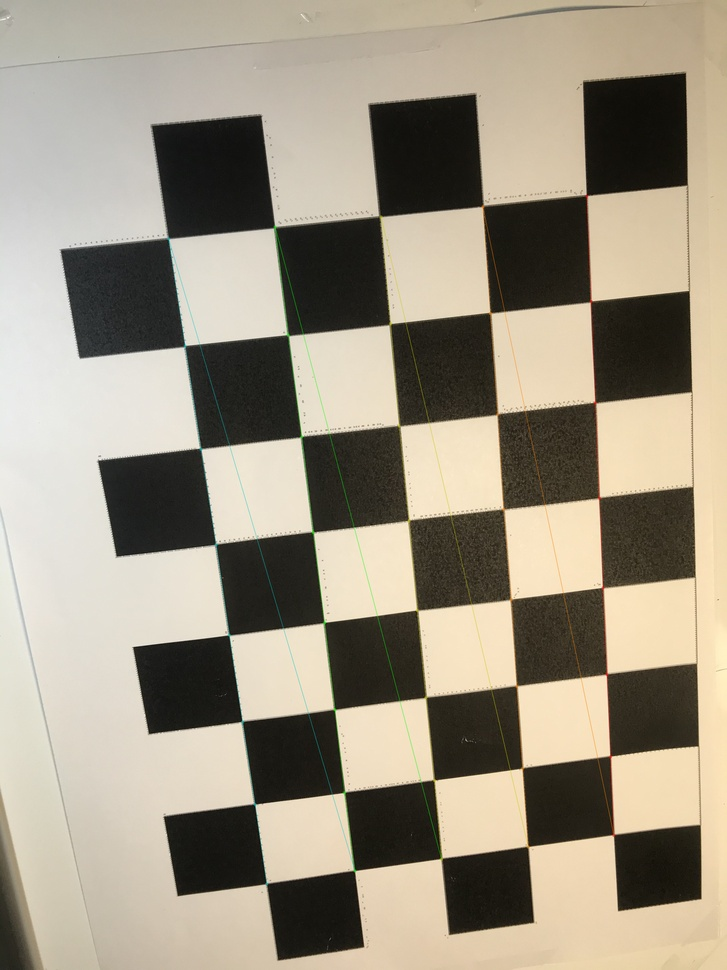
#> input picture Conimg/conimg1.jpg, 727 x 970 px, shrunk from 3024 x 4032 before the run, given as the content of the folder ChessBoard, which was not available
$ python main.py   (older library calls are emulated)
#> lines starting #> are read from the running program, lines starting #| are printed output that depends on the picture; after the words box and inside, x2 and y2 are one past the last pixel; in counts of white or black regions, pixels touching at a corner belong together; long printed decimals are rounded; pictures that were not available may be replaced by others from this repository, and a replacement may not be noted
### MyLib.py
import numpy as np
import cv2


def calibrateCamera(images):
    criteria = (cv2.TERM_CRITERIA_MAX_ITER | cv2.TERM_CRITERIA_EPS, 30, 0.001)
    objp = np.zeros((5 * 8, 3), np.float32)
    objp[:, :2] = np.mgrid[0:8, 0:5].T.reshape(-1, 2)
    obj_points = []  # 3D points
    img_points = []  # 2D points
    i = 0
    for fname in images:
        img = cv2.imread(fname)
#> img is the input picture: shape (970, 727, 3); mean B, G, R 130.7, 147.8, 156.5
        gray = cv2.cvtColor(img, cv2.COLOR_BGR2GRAY)
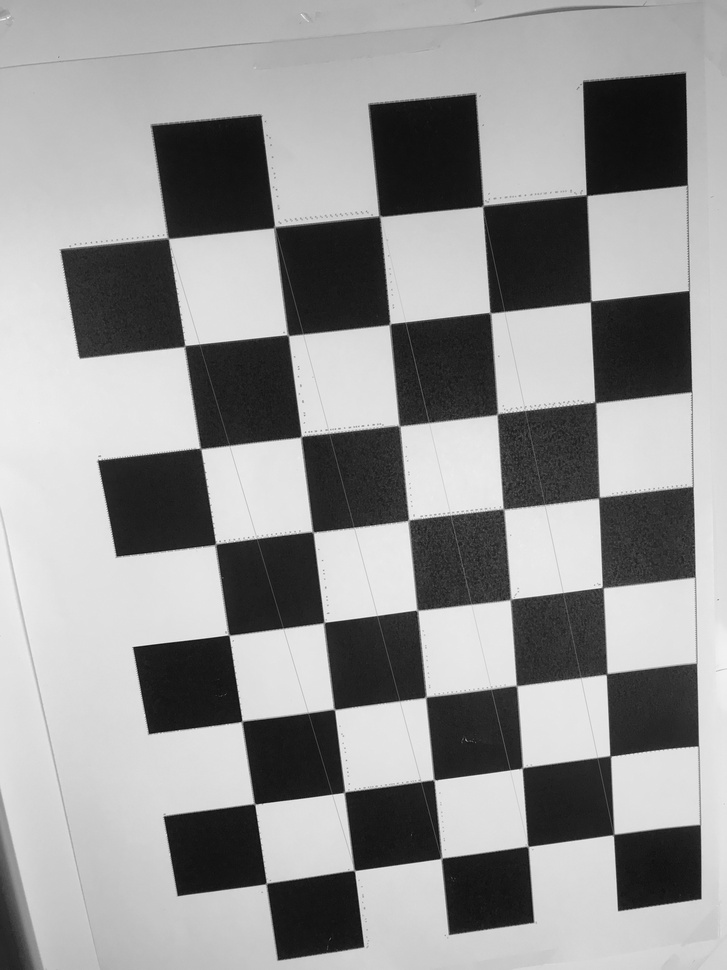
#> gray: shape (970, 727); min 8, max 245, mean 148.5
        size = gray.shape[::-1]
#> size = (727, 970)
        ret, corners = cv2.findChessboardCorners(gray, (8, 5), None)
#> ret = True; corners = 40 rows, first 8: [586, 195.4], [592.4, 300.8], [596.5, 403.6], [598.1, 499.3], [601.4, 586.7], [605.6, 675.2], [609.9, 754.9], [614, 834.5]
        if ret:
            obj_points.append(objp)
            corners2 = cv2.cornerSubPix(gray, corners, (5, 5), (-1, -1), criteria)  # 在原角点的基础上寻找亚像素角点
#> corners2 = 40 rows, first 8: [586.5, 195.2], [590.6, 301.4], [595.1, 402.4], [598.9, 497.6], [602.6, 587.4], [606.5, 674.1], [610.2, 755.9], [613.5, 834.6]
            # print(corners2)
            if [corners2]:
                img_points.append(corners2)
            else:
                img_points.append(corners)
            cv2.drawChessboardCorners(img, (8, 5), corners, ret)  # 记住，OpenCV的绘制函数一般无返回值
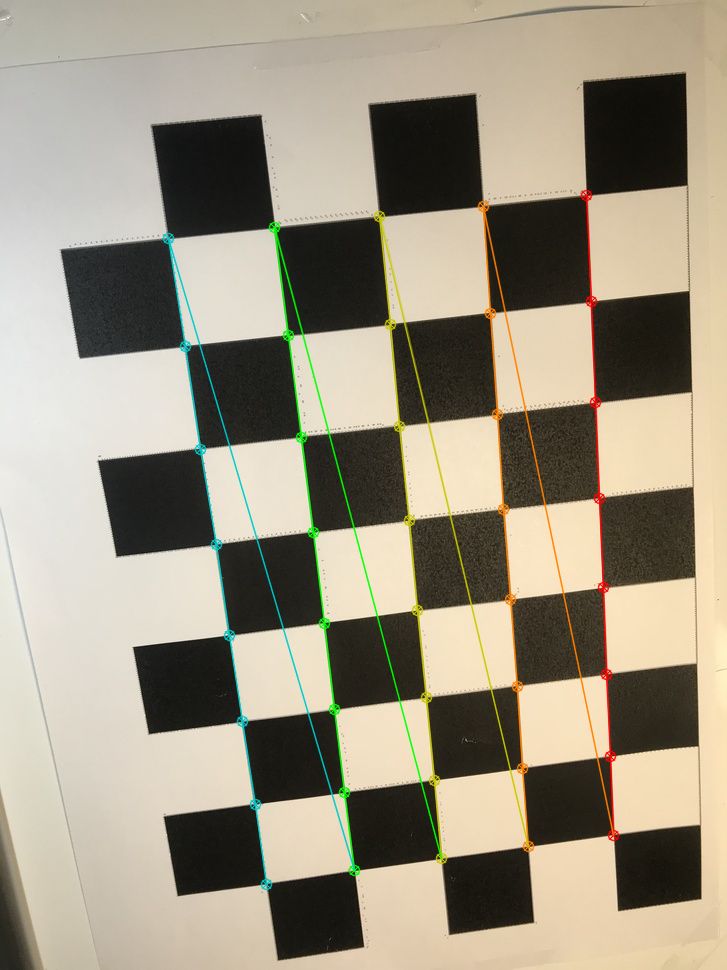
#> img: shape (970, 727, 3); 2.91% of pixels changed, all inside (x1, y1, x2, y2) = (162, 189, 620, 891)
            i += 1
            cv2.imwrite('Conimg/conimg{}.jpg'.format(i), img)
            cv2.waitKey(1500)
    cv2.destroyAllWindows()
    ret, mtx, dist, rvecs, tvecs = cv2.calibrateCamera(obj_points, img_points, size, None, None)
#> ret = 0.324; mtx = [[958.8, 0, 381.8], [0, 964, 508.2], [0, 0, 1]]; dist = [[0.378, -3.48, -0.000621, -0.000188, 10.59]]; rvecs = ([0.15, -0.257, 1.45],); tvecs = ([1.96, -2.99, 9.33],)
    return ret, mtx, dist, rvecs, tvecs


def undistort(src, mtx, coef, eps=5.1e-10, max_iter=10):
    u_size, v_size = src.shape[0:2]
    dis_points = np.mgrid[0:u_size, 0:v_size].T.reshape(-1, 2).astype(np.float32)
    dis_points[:, 0] = (dis_points[:, 0] - u_size / 2) / mtx[0, 0]
    dis_points[:, 1] = (dis_points[:, 1] - v_size / 2) / mtx[1, 1]
    new_points = dis_points.copy()
    for iter in range(max_iter):
        r_2 = (new_points ** 2).sum(axis=1, keepdims=True)
        tao = 1 + coef[0, 0] * r_2 + coef[0, 1] * r_2 ** 2 + coef[0, 4] * r_2 ** 3
        r_2 = np.squeeze(r_2)
        dx = np.zeros_like(new_points)
        dx[:, 0] = 2 * coef[0, 2] * new_points[:, 0] * new_points[:, 1] + coef[0, 3] * (r_2 + 2 * new_points[:, 0] ** 2)
        dx[:, 1] = 2 * coef[0, 3] * new_points[:, 0] * new_points[:, 1] + coef[0, 2] * (r_2 + 2 * new_points[:, 1] ** 2)
        new_points = (dis_points - dx) / tao
        new_dist = tao * new_points + dx
        error = ((new_dist - dis_points) ** 2).sum()
        # print(error)
        if error < eps:
            break
    new_points[:, 0] = new_points[:, 0] * mtx[0, 0] + u_size / 2
    new_points[:, 1] = new_points[:, 1] * mtx[1, 1] + v_size / 2
    dis_points[:, 0] = dis_points[:, 0] * mtx[0, 0] + u_size / 2
    dis_points[:, 1] = dis_points[:, 1] * mtx[1, 1] + v_size / 2
    tgt = np.zeros_like(src)
    tgt[new_points[:, 0].astype(np.int), new_points[:, 1].astype(np.int)] = \
        src[dis_points[:, 0].astype(np.int), dis_points[:, 1].astype(np.int)]
    return tgt


# [42 lines left out: function eightPointRANSAC, not called in this run]


def gatherPoints(kp1, kp2, good):
    points1 = []
    points2 = []
    for p in range(len(good)):
        points1.append(kp1[good[p][0].queryIdx].pt)
        points2.append(kp2[good[p][0].trainIdx].pt)
    points1 = np.array(points1)
    points2 = np.array(points2)
    return points1, points2


def deriveRotate(E):
    w = np.array([[0, 1, 0], [-1, 0, 0], [0, 0, 1]])
    u, s, v = np.linalg.svd(E)
    r1 = u.dot(w).dot(v)
    r2 = u.dot(w.T).dot(v)
    tx1 = u.dot(w).dot(np.diag(s)).dot(u.T)
    tx2 = u.dot(w.T).dot(np.diag(s)).dot(u.T)
    t1 = np.array([tx1[2, 1], tx1[0, 2], tx1[1, 0]])
    t2 = np.array([tx2[2, 1], tx2[0, 2], tx2[1, 0]])
    return r1, r2, t1, t2


# [64 lines left out: functions v2m, triangulation, not called in this run]


def cvTrangulate(mtx, kp1, kp2, good, r1, r2, t1, t2):
    t1 = np.expand_dims(t1, axis=1)
    t2 = np.expand_dims(t2, axis=1)
    P = mtx.dot(np.concatenate((np.eye(3), np.zeros((3, 1))), axis=1))
    P1 = mtx.dot(np.concatenate((r1, t1), axis=1))
    P2 = mtx.dot(np.concatenate((r1, t2), axis=1))
    P3 = mtx.dot(np.concatenate((r2, t1), axis=1))
    P4 = mtx.dot(np.concatenate((r2, t2), axis=1))
    points1, points2 = gatherPoints(kp1, kp2, good)
    points1 = points1.T
    points2 = points2.T
    points4d1 = cv2.triangulatePoints(P, P1, points1, points2)
    points4d2 = cv2.triangulatePoints(P, P2, points1, points2)
    points4d3 = cv2.triangulatePoints(P, P3, points1, points2)
    points4d4 = cv2.triangulatePoints(P, P4, points1, points2)
    points4d1[0:3] /= points4d1[3]
    points4d2[0:3] /= points4d2[3]
    points4d3[0:3] /= points4d3[3]
    points4d4[0:3] /= points4d4[3]
    flag = np.zeros(4)
    flag[0] = (points4d1[2] < 0).sum()
    flag[1] = (points4d2[2] < 0).sum()
    flag[2] = (points4d3[2] < 0).sum()
    flag[3] = (points4d4[2] < 0).sum()
    idx = np.argmin(flag)
    if idx == 0:
        return points4d1[0:3]
    elif idx == 1:
        return points4d2[0:3]
    elif idx == 2:
        return points4d3[0:3]
    else:
        return points4d4[0:3]


def findMatch(good1, good2, kp):
    match = []
    kp1 = []
    for p1 in range(len(good1)):
        idx = good1[p1][0].queryIdx
        for p2 in range(len(good2)):
            if good1[p2][0].queryIdx == idx:
                match.append(p1)
                kp1.append(list(kp[good2[p2][0].trainIdx].pt))
                break
    kp1 = np.array(kp1)
    return match, kp1

### main.py
import glob
import numpy as np
import cv2
import matplotlib.pyplot as plt
import MyLib
from mpl_toolkits.mplot3d import Axes3D


calib_images = glob.glob('ChessBoard/*.jpg')
ret, mtx, dist, rvecs, tvecs = MyLib.calibrateCamera(calib_images)
#> ret = 0.324; mtx = [[958.8, 0, 381.8], [0, 964, 508.2], [0, 0, 1]]; dist = [[0.378, -3.48, -0.000621, -0.000188, 10.59]]; rvecs = ([0.15, -0.257, 1.45],); tvecs = ([1.96, -2.99, 9.33],)
print('calibrate complete.')

img1 = cv2.imread('Gate/gate_back_center.jpg')
img2 = cv2.imread('Gate/gate_back_left.jpg')
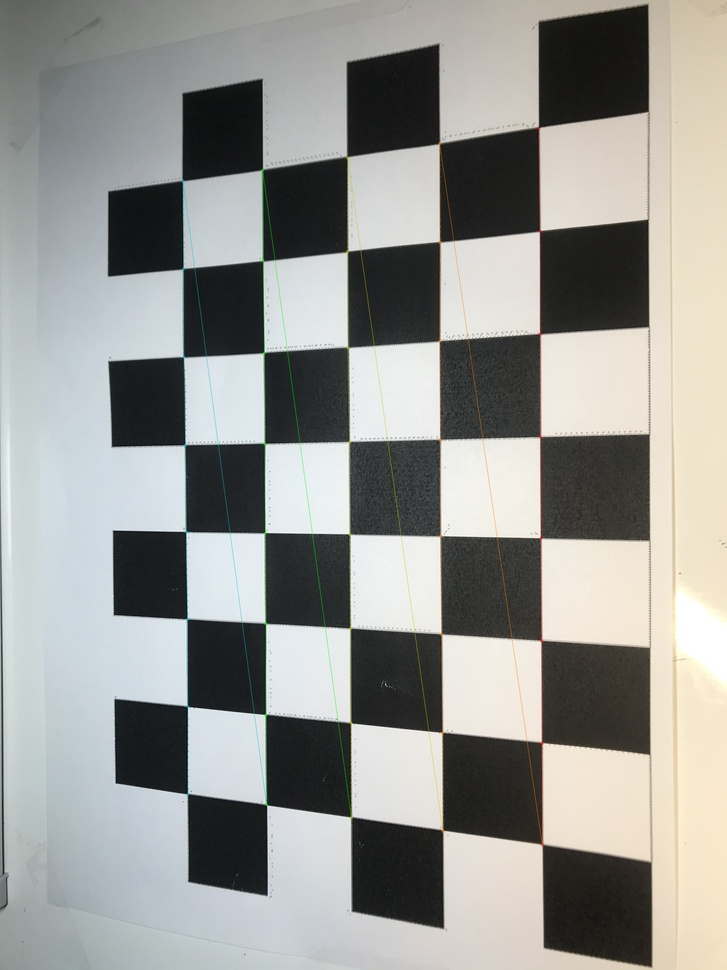
#> input picture Conimg/conimg2.jpg, 727 x 970 px, shrunk from 3024 x 4032 before the run, given in place of gate_back_left.jpg, which was not available
#> img2 is the input picture: shape (970, 727, 3); mean B, G, R 147.2, 150.8, 150.3
img3 = cv2.imread('Gate/gate_back_right.jpg')
img1 = img1.transpose((1, 0, 2))
img2 = img2.transpose((1, 0, 2))
#> img2: shape (727, 970, 3)
img3 = img3.transpose((1, 0, 2))

h, w = img1.shape[:2]
#> h = 727; w = 970
newcameramtx, roi = cv2.getOptimalNewCameraMatrix(mtx, dist, (w, h), 1, (w, h))
#> newcameramtx = [[1034, 0, 405.8], [0, 998.3, 502.9], [0, 0, 1]]; roi = (81, 297, 573, 389)

rec_img1 = MyLib.undistort(img1, newcameramtx, dist)
#> the loop in undistort, `for iter in range(max_iter):` made 1 pass
#> error on pass 1: 1.4e-11
rec_img2 = MyLib.undistort(img2, newcameramtx, dist)
#> call 2 of undistort, with mtx = array of shape (3, 3), coef = array of shape (1, 5), eps = 5.1e-10, max_iter = 10
#> the loop in undistort (call 2), `for iter in range(max_iter):` made 1 pass
#> in undistort (call 2), `tgt[new_points[:, 0].astype(np.int), new_points[:, 1].astype(np.int)] ..`:
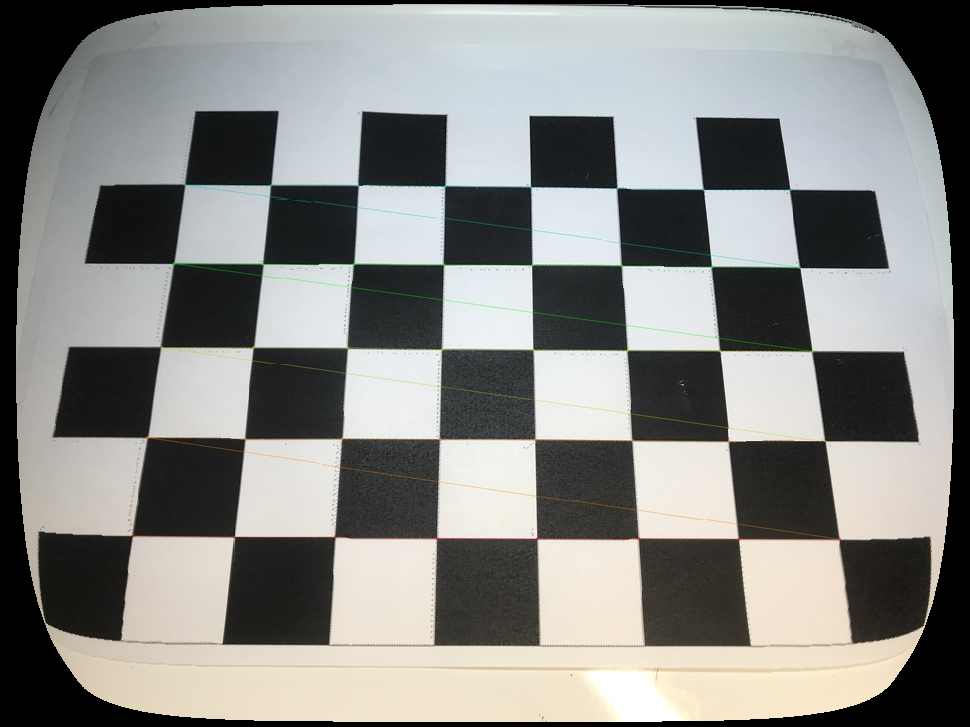
#> tgt: shape (727, 970, 3); mean B, G, R 132.9, 135.9, 135.2
rec_img3 = MyLib.undistort(img3, newcameramtx, dist)
cv2.imwrite('undistorted_img.jpg', rec_img1)
print('undistort complete.')

x, y, w, h = roi
#> x = 81; y = 297; w = 573; h = 389
rec_img1 = rec_img1[y:y+h, x:x+w]
rec_img2 = rec_img2[y:y+h, x:x+w]
rec_img3 = rec_img3[y:y+h, x:x+w]

gray1 = cv2.cvtColor(rec_img1, cv2.COLOR_BGR2GRAY)
gray2 = cv2.cvtColor(rec_img2, cv2.COLOR_BGR2GRAY)
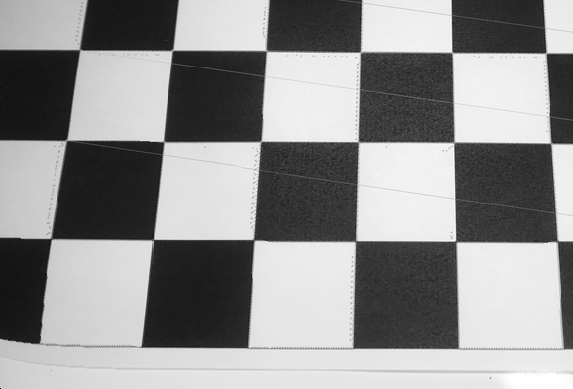
#> gray2: shape (389, 573); min 0, max 255, mean 144.4
gray3 = cv2.cvtColor(rec_img3, cv2.COLOR_BGR2GRAY)

sift = cv2.xfeatures2d.SIFT_create()

kp1, des1 = sift.detectAndCompute(rec_img1, None)
#> kp1 = 230 keypoints; strongest (x, y, size): (77, 127, 67.8), (186, 137, 63.3), (288, 146, 61.2), (488, 68, 55.4)
kp2, des2 = sift.detectAndCompute(rec_img2, None)
#> kp2 = 195 keypoints; strongest (x, y, size): (215, 97, 56.6), (310, 98, 57.2), (208, 192, 60.2), (122, 96, 56.7)
kp3, des3 = sift.detectAndCompute(rec_img3, None)
#> kp3 has the same summary as kp2
print('key points found.')

bf = cv2.BFMatcher()
matches = bf.knnMatch(des1, des2, k=2)
#> matches = 230 matches
good = []
for m,n in matches:
    if m.distance < 0.5 * n.distance:
        good.append([m])
#> after the loop, good = 8 matches

imgmat = cv2.drawMatchesKnn(rec_img1, kp1, rec_img2, kp2, good, None, flags=2)
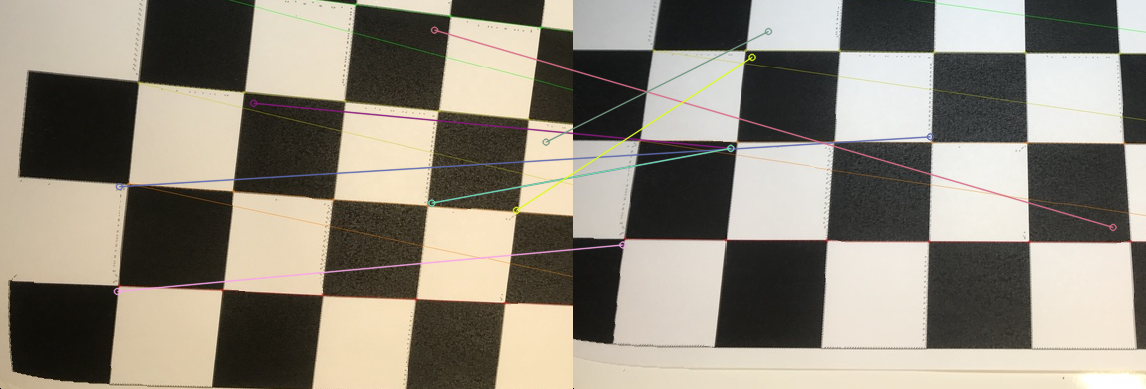
#> imgmat: shape (389, 1146, 3); mean B, G, R 123.6, 136, 142.5
cv2.imwrite('match.jpg', imgmat)
print('{} key points matched.'.format(len(good)))
#| 8 key points matched.

# F, num = MyLib.eightPointRANSAC(kp1, kp2, good, 500)

points1, points2 = MyLib.gatherPoints(kp1, kp2, good)
#> the loop in gatherPoints, `for p in range(len(good)):` made 8 passes
#> after the loop in gatherPoints, `for p in range(len(good)):`: points1 = [(116.9, 290.9), (118.9, 186.2), (253.2, 102.7), (431.3, 202.6), (431.3, 202.6), (434, 29.63), (516, 209.8), (545.6, 141.6)]; points2 = [(49.38, 244.5), (357, 136.4), (157.3, 147.9), (157.3, 147.9), (157.3, 147.9), (539.5, 226.9), (178.6, 56.89), (194.9, 30.97)]
#> in gatherPoints, `points1 = np.array(points1)`: points1 = [[116.9, 290.9], [118.9, 186.2], [253.2, 102.7], [431.3, 202.6], [431.3, 202.6], [434, 29.63], [516, 209.8], [545.6, 141.6]]
#> in gatherPoints, `points2 = np.array(points2)`: points2 = [[49.38, 244.5], [357, 136.4], [157.3, 147.9], [157.3, 147.9], [157.3, 147.9], [539.5, 226.9], [178.6, 56.89], [194.9, 30.97]]
# [5 lines of commented-out code are left out]


points1, points2 = MyLib.gatherPoints(kp1, kp2, good)
#> the loop in gatherPoints (call 2), `for p in range(len(good)):` made 8 passes
F_ref, _ = cv2.findFundamentalMat(points1, points2, method=cv2.RANSAC)

E_ref, _ = cv2.findEssentialMat(points1, points2, mtx, method=cv2.RANSAC)
#> E_ref = [[0.632, 0.283, 0.0536], [0.21, -0.572, -0.193], [0.233, -0.217, -0.0821]]
print('essential matrix get.')
print('E = ', E_ref)
#| E =  [[ 0.6324    0.2832  0.05358]
#|  [ 0.2102 -0.572 -0.193]
#|  [ 0.2332 -0.2174 -0.08209]]
R1, R2, t = cv2.decomposeEssentialMat(E_ref)
#> R1 = [[0.414, -0.903, -0.116], [-0.829, -0.427, 0.361], [-0.376, -0.0536, -0.925]]; R2 = [[-0.394, 0.792, 0.467], [0.876, 0.169, 0.453], [0.28, 0.587, -0.76]]; t = [0.184, 0.428, -0.885]
r1, r2, t1, t2 = MyLib.deriveRotate(E_ref)
#> in deriveRotate, `u, s, v = np.linalg.svd(E)`: u = [[-0.896, 0.405, -0.184], [-0.298, -0.854, -0.428], [-0.33, -0.328, 0.885]]; s = [0.707, 0.707, 1e-16]; v = [[-0.999, -0.0164, 0.0517], [-1.96e-15, 0.953, 0.302], [0.0543, -0.301, 0.952]]
#> in deriveRotate, `r1 = u.dot(w).dot(v)`: r1 = [[0.394, -0.792, -0.467], [-0.876, -0.169, -0.453], [-0.28, -0.587, 0.76]]
#> in deriveRotate, `r2 = u.dot(w.T).dot(v)`: r2 = [[-0.414, 0.903, 0.116], [0.829, 0.427, -0.361], [0.376, 0.0536, 0.925]]
#> in deriveRotate, `tx1 = u.dot(w).dot(np.diag(s)).dot(u.T)`: tx1 = [[1.67e-16, 0.626, 0.302], [-0.626, -8.64e-17, -0.13], [-0.302, 0.13, 3.6e-17]]
#> in deriveRotate, `tx2 = u.dot(w.T).dot(np.diag(s)).dot(u.T)`: tx2 = [[-1.6e-16, -0.626, -0.302], [0.626, 1.23e-16, 0.13], [0.302, -0.13, 1.21e-16]]
#> in deriveRotate, `t1 = np.array([tx1[2, 1], tx1[0, 2], tx1[1, 0]])`: t1 = [0.13, 0.302, -0.626]
#> in deriveRotate, `t2 = np.array([tx2[2, 1], tx2[0, 2], tx2[1, 0]])`: t2 = [-0.13, -0.302, 0.626]
#> t1 = [0.13, 0.302, -0.626]; t2 = [-0.13, -0.302, 0.626]
print('solutions of R, t get.')
points3d = MyLib.cvTrangulate(mtx, kp1, kp2, good, r1, r2, t1, t2)
#> in cvTrangulate, `t1 = np.expand_dims(t1, axis=1)`: t1 = [0.13, 0.302, -0.626]
#> in cvTrangulate, `t2 = np.expand_dims(t2, axis=1)`: t2 = [-0.13, -0.302, 0.626]
#> in cvTrangulate, `P = mtx.dot(np.concatenate((np.eye(3), np.zeros((3, 1))), axis=1))`: P = [[958.8, 0, 381.8, 0], [0, 964, 508.2, 0], [0, 0, 1, 0]]
#> in cvTrangulate, `P1 = mtx.dot(np.concatenate((r1, t1), axis=1))`: P1 = [[271.1, -983.3, -157.4, -114], [-986.1, -461.2, -50.27, -26.58], [-0.28, -0.587, 0.76, -0.626]]
#> in cvTrangulate, `P2 = mtx.dot(np.concatenate((r1, t2), axis=1))`: P2 = [[271.1, -983.3, -157.4, 114], [-986.1, -461.2, -50.27, 26.58], [-0.28, -0.587, 0.76, 0.626]]
#> in cvTrangulate, `P3 = mtx.dot(np.concatenate((r2, t1), axis=1))`: P3 = [[-253.6, 886.2, 464.2, -114], [990.2, 438.5, 121.8, -26.58], [0.376, 0.0536, 0.925, -0.626]]
#> in cvTrangulate, `P4 = mtx.dot(np.concatenate((r2, t2), axis=1))`: P4 = [[-253.6, 886.2, 464.2, 114], [990.2, 438.5, 121.8, 26.58], [0.376, 0.0536, 0.925, 0.626]]
# point3d = MyLib.triangulation(mtx, kp1, kp2, good, r1, r2, t1, t2)
print('triangulation complete.')

fig = plt.figure()
ax = fig.add_subplot(111, projection='3d')
ax.scatter(points3d[1], points3d[2], points3d[0])
ax.view_init(elev=20, azim=-100)
plt.savefig('3dreconstruction.png')
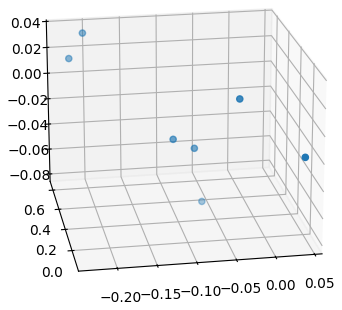
#> figure drawn by matplotlib, 1 panel
plt.show()
print('3D reconstruction complete and saved.')


matches2 = bf.knnMatch(des1, des3, k=2)
#> matches2 = 230 matches
good2 = []
for m,n in matches2:
    if m.distance < 0.5 * n.distance:
        good2.append([m])
#> after the loop, good2 = 8 matches
match, kp = MyLib.findMatch(good, good2, kp3)
#> the loop in findMatch, `for p1 in range(len(good1)):` made 8 passes
#> idx on passes 1 to 8: 32, 35, 57, 155, 156, 163, 207, 227
#> after the loop in findMatch, `for p1 in range(len(good1)):`: kp1 has the same summary as points2 in gatherPoints; match = [0, 1, 2, 3, 4, 5, 6, 7]
#> match = [0, 1, 2, 3, 4, 5, 6, 7]; kp has the same summary as points2 in gatherPoints

points3d = points3d.T
#> points3d = [[-0.0779, -0.0635, 0.282], [-0.022, -0.107, 0.191], [-0.0309, -0.0786, 0.207], [0.033, -0.203, 0.639], [0.033, -0.203, 0.639], [0.0251, -0.229, 0.461], [-0.018, 0.0399, -0.129], [0.013, -0.029, 0.0763]]
_, R_exp, t, inliers = cv2.solvePnPRansac(points3d[match].reshape(-1, 1, 3), kp.reshape(-1, 1, 2), mtx, dist)
#> R_exp = [-2.63, 1.24, 0.306]; t = [-0.13, -0.302, 0.651]; inliers = [2, 3, 4, 6, 7]
R = cv2.Rodrigues(R_exp)[0]
#> R = [[0.623, -0.776, -0.0943], [-0.731, -0.621, 0.283], [-0.278, -0.107, -0.955]]

print('The position and attitude of camera 3 is:\n', 'R =\n', R, '\nt =\n', t)
#| The position and attitude of camera 3 is:
#|  R =
#|  [[ 0.6234 -0.7762 -0.09435]
#|  [-0.7308 -0.6213  0.2828]
#|  [-0.2781 -0.1073 -0.9545]]
#| t =
#|  [[-0.1298]
#|  [-0.302]
#|  [ 0.6507]]
